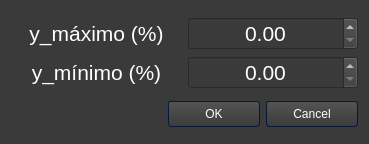
<?xml version="1.0" encoding="UTF-8"?>
<ui version="4.0">
 <class>Dialog</class>
 <widget class="QDialog" name="Dialog">
  <property name="geometry">
   <rect>
    <x>0</x>
    <y>0</y>
    <width>369</width>
    <height>144</height>
   </rect>
  </property>
  <property name="windowTitle">
   <string>Límites de apertura</string>
  </property>
  <property name="windowIcon">
   <iconset resource="resources.qrc">
    <normaloff>:/iconos/logo.png</normaloff>:/iconos/logo.png</iconset>
  </property>
  <property name="styleSheet">
   <string notr="true">/*Copyright (c) DevSec Studio. All rights reserved.

MIT License

Permission is hereby granted, free of charge, to any person obtaining a copy
of this software and associated documentation files (the &quot;Software&quot;), to deal
in the Software without restriction, including without limitation the rights
to use, copy, modify, merge, publish, distribute, sublicense, and/or sell
copies of the Software, and to permit persons to whom the Software is
furnished to do so, subject to the following conditions:

The above copyright notice and this permission notice shall be included in all
copies or substantial portions of the Software.

THE SOFTWARE IS PROVIDED *AS IS*, WITHOUT WARRANTY OF ANY KIND, EXPRESS OR
IMPLIED, INCLUDING BUT NOT LIMITED TO THE WARRANTIES OF MERCHANTABILITY,
FITNESS FOR A PARTICULAR PURPOSE AND NONINFRINGEMENT. IN NO EVENT SHALL THE
AUTHORS OR COPYRIGHT HOLDERS BE LIABLE FOR ANY CLAIM, DAMAGES OR OTHER
LIABILITY, WHETHER IN AN ACTION OF CONTRACT, TORT OR OTHERWISE, ARISING FROM,
OUT OF OR IN CONNECTION WITH THE SOFTWARE OR THE USE OR OTHER DEALINGS IN THE SOFTWARE.
*/

/*-----QWidget-----*/
QWidget
{
	background-color: #3a3a3a;
	color: #fff;
	selection-background-color: #b78620;
	selection-color: #000;

}


/*-----QLabel-----*/
QLabel
{
	background-color: transparent;
	color: #fff;

}


/*-----QMenuBar-----*/
QMenuBar 
{
	background-color: qlineargradient(spread:repeat, x1:1, y1:0, x2:1, y2:1, stop:0 rgba(57, 57, 57, 255),stop:1 rgba(50, 50, 50, 255));
	border: 1px solid #000;
	color: #fff;

}


QMenuBar::item 
{
	background-color: transparent;

}


QMenuBar::item:selected 
{
	background-color: rgba(183, 134, 32, 20%);
	border: 1px solid #b78620;
	color: #fff;

}


QMenuBar::item:pressed 
{
	background-color: rgb(183, 134, 32);
	border: 1px solid #b78620;
	color: #fff;

}


/*-----QMenu-----*/
QMenu
{
    background-color: qlineargradient(spread:repeat, x1:1, y1:0, x2:1, y2:1, stop:0 rgba(57, 57, 57, 255),stop:1 rgba(50, 50, 50, 255));
    border: 1px solid #222;
    padding: 4px;
	color: #fff;

}


QMenu::item
{
    background-color: transparent;
    padding: 2px 20px 2px 20px;

}


QMenu::separator
{
   	background-color: rgb(183, 134, 32);
	height: 1px;

}


QMenu::item:disabled
{
    color: #555;
    background-color: transparent;
    padding: 2px 20px 2px 20px;

}


QMenu::item:selected
{
	background-color: rgba(183, 134, 32, 20%);
	border: 1px solid #b78620;
	color: #fff;

}


/*-----QToolBar-----*/
QToolBar
{
	background-color: qlineargradient(spread:repeat, x1:1, y1:0, x2:1, y2:1, stop:0 rgba(69, 69, 69, 255),stop:1 rgba(58, 58, 58, 255));
	border-top: none;
	border-bottom: 1px solid #4f4f4f;
	border-left: 1px solid #4f4f4f;
	border-right: 1px solid #4f4f4f;

}


QToolBar::separator
{
	background-color: #2e2e2e;
	width: 1px;

}


/*-----QToolButton-----*/
QToolButton 
{
	background-color: transparent;
	color: #fff;
	padding: 5px;
	padding-left: 8px;
	padding-right: 8px;
	margin-left: 1px;
}


QToolButton:hover
{
	background-color: rgba(183, 134, 32, 20%);
	border: 1px solid #b78620;
	color: #fff;
	
}


QToolButton:pressed
{
	background-color: qlineargradient(spread:repeat, x1:1, y1:0, x2:1, y2:1, stop:0 rgba(57, 57, 57, 255),stop:1 rgba(50, 50, 50, 255));
	border: 1px solid #b78620;

}


QToolButton:checked
{
	background-color: qlineargradient(spread:repeat, x1:1, y1:0, x2:1, y2:1, stop:0 rgba(57, 57, 57, 255),stop:1 rgba(50, 50, 50, 255));
	border: 1px solid #222;
}


/*-----QPushButton-----*/
QPushButton
{
	background-color: qlineargradient(spread:repeat, x1:1, y1:0, x2:1, y2:1, stop:0 rgba(84, 84, 84, 255),stop:1 rgba(59, 59, 59, 255));
	color: #ffffff;
	min-width: 80px;
	border-style: solid;
	border-width: 1px;
	border-radius: 3px;
	border-color: #051a39;
	padding: 5px;

}


QPushButton::flat
{
	background-color: transparent;
	border: none;
	color: #fff;

}


QPushButton::disabled
{
	background-color: #404040;
	color: #656565;
	border-color: #051a39;

}


QPushButton::hover
{
	background-color: rgba(183, 134, 32, 20%);
	border: 1px solid #b78620;

}


QPushButton::pressed
{
	background-color: qlineargradient(spread:repeat, x1:1, y1:0, x2:1, y2:1, stop:0 rgba(74, 74, 74, 255),stop:1 rgba(49, 49, 49, 255));
	border: 1px solid #b78620;

}


QPushButton::checked
{
	background-color: qlineargradient(spread:repeat, x1:1, y1:0, x2:1, y2:1, stop:0 rgba(74, 74, 74, 255),stop:1 rgba(49, 49, 49, 255));
	border: 1px solid #222;

}


/*-----QLineEdit-----*/
QLineEdit
{
	background-color: #131313;
	color : #eee;
	border: 1px solid #343434;
	border-radius: 2px;
	padding: 3px;
	padding-left: 5px;

}


/*-----QPlainTExtEdit-----*/
QPlainTextEdit
{
	background-color: #131313;
	color : #eee;
	border: 1px solid #343434;
	border-radius: 2px;
	padding: 3px;
	padding-left: 5px;

}


/*-----QTabBar-----*/
QTabBar::tab
{
	background-color: qlineargradient(spread:repeat, x1:1, y1:0, x2:1, y2:1, stop:0 rgba(84, 84, 84, 255),stop:1 rgba(59, 59, 59, 255));
	color: #ffffff;
	border-style: solid;
	border-width: 1px;
	border-color: #666;
	border-bottom: none;
	padding: 5px;
	padding-left: 15px;
	padding-right: 15px;

}


QTabWidget::pane 
{
	background-color: red;
	border: 1px solid #666;
	top: 1px;

}


QTabBar::tab:last
{
	margin-right: 0; 

}


QTabBar::tab:first:!selected
{
	background-color: #0c0c0d;
	margin-left: 0px;

}


QTabBar::tab:!selected
{
	color: #b1b1b1;
	border-bottom-style: solid;
	background-color: #0c0c0d;

}


QTabBar::tab:selected
{
	margin-bottom: 0px;

}


QTabBar::tab:!selected:hover
{
	border-top-color: #b78620;

}


/*-----QComboBox-----*/
QComboBox
{
    background-color: qlineargradient(spread:repeat, x1:1, y1:0, x2:1, y2:1, stop:0 rgba(84, 84, 84, 255),stop:1 rgba(59, 59, 59, 255));
    border: 1px solid #000;
    padding-left: 6px;
    color: #ffffff;
    height: 20px;

}


QComboBox::disabled
{
	background-color: #404040;
	color: #656565;
	border-color: #051a39;

}


QComboBox:on
{
    background-color: #b78620;
	color: #000;

}


QComboBox QAbstractItemView
{
    background-color: #383838;
    color: #ffffff;
    border: 1px solid black;
    selection-background-color: #b78620;
    outline: 0;

}


QComboBox::drop-down
{
	background-color: qlineargradient(spread:repeat, x1:1, y1:0, x2:1, y2:1, stop:0 rgba(57, 57, 57, 255),stop:1 rgba(50, 50, 50, 255));
    subcontrol-origin: padding;
    subcontrol-position: top right;
    width: 15px;
    border-left-width: 1px;
    border-left-color: black;
    border-left-style: solid; 

}


QComboBox::down-arrow
{
    image: url(://arrow-down.png);
    width: 8px;
    height: 8px;
}


/*-----QSpinBox &amp; QDateTimeEdit-----*/
QSpinBox,
QDateTimeEdit 
{
    background-color: #131313;
	color : #eee;
	border: 1px solid #343434;
	padding: 3px;
	padding-left: 5px;
    border-radius : 2px;

}


QSpinBox::up-button, 
QDateTimeEdit::up-button
{
	border-top-right-radius:2px;
	background-color: #777777;
    width: 16px; 
    border-width: 1px;

}


QSpinBox::up-button:hover, 
QDateTimeEdit::up-button:hover
{
	background-color: #585858;

}


QSpinBox::up-button:pressed, 
QDateTimeEdit::up-button:pressed
{
	background-color: #252525;
    width: 16px; 
    border-width: 1px;

}


QSpinBox::up-arrow,
QDateTimeEdit::up-arrow
{
    image: url(://arrow-up.png);
    width: 7px;
    height: 7px;

}


QSpinBox::down-button, 
QDateTimeEdit::down-button
{
	border-bottom-right-radius:2px;
	background-color: #777777;
    width: 16px; 
    border-width: 1px;

}


QSpinBox::down-button:hover, 
QDateTimeEdit::down-button:hover
{
	background-color: #585858;

}


QSpinBox::down-button:pressed, 
QDateTimeEdit::down-button:pressed
{
	background-color: #252525;
    width: 16px; 
    border-width: 1px;

}


QSpinBox::down-arrow,
QDateTimeEdit::down-arrow
{
    image: url(://arrow-down.png);
    width: 7px;
    height: 7px;

}


/*-----QGroupBox-----*/
QGroupBox 
{
    border: 1px solid;
    border-color: #666666;
	border-radius: 5px;
    margin-top: 20px;

}


QGroupBox::title  
{
    background-color: transparent;
    color: #eee;
    subcontrol-origin: margin;
    padding: 5px;
	border-top-left-radius: 3px;
	border-top-right-radius: 3px;

}


/*-----QHeaderView-----*/
QHeaderView::section
{
    background-color: qlineargradient(spread:repeat, x1:1, y1:0, x2:1, y2:1, stop:0 rgba(60, 60, 60, 255),stop:1 rgba(50, 50, 50, 255));
	border: 1px solid #000;
    color: #fff;
    text-align: left;
	padding: 4px;
	
}


QHeaderView::section:disabled
{
    background-color: #525251;
    color: #656565;

}


QHeaderView::section:checked
{
    background-color: qlineargradient(spread:repeat, x1:1, y1:0, x2:1, y2:1, stop:0 rgba(60, 60, 60, 255),stop:1 rgba(50, 50, 50, 255));
    color: #fff;

}


QHeaderView::section::vertical::first,
QHeaderView::section::vertical::only-one
{
    border-top: 1px solid #353635;

}


QHeaderView::section::vertical
{
    border-top: 1px solid #353635;

}


QHeaderView::section::horizontal::first,
QHeaderView::section::horizontal::only-one
{
    border-left: 1px solid #353635;

}


QHeaderView::section::horizontal
{
    border-left: 1px solid #353635;

}


QTableCornerButton::section
{
    background-color: qlineargradient(spread:repeat, x1:1, y1:0, x2:1, y2:1, stop:0 rgba(60, 60, 60, 255),stop:1 rgba(50, 50, 50, 255));
	border: 1px solid #000;
    color: #fff;

}


/*-----QTreeWidget-----*/
QTreeView
{
	show-decoration-selected: 1;
	alternate-background-color: #3a3a3a;
	selection-color: #fff;
	background-color: #2d2d2d;
	border: 1px solid gray;
	padding-top : 5px;
	color: #fff;
	font: 8pt;

}


QTreeView::item:selected
{
	color:#fff;
	background-color: #b78620;
	border-radius: 0px;

}


QTreeView::item:!selected:hover
{
    background-color: #262626;
    border: none;
    color: white;

}


QTreeView::branch:has-children:!has-siblings:closed,
QTreeView::branch:closed:has-children:has-siblings 
{
	image: url(://tree-closed.png);

}


QTreeView::branch:open:has-children:!has-siblings,
QTreeView::branch:open:has-children:has-siblings  
{
	image: url(://tree-open.png);

}


/*-----QListView-----*/
QListView 
{
	background-color: qlineargradient(spread:repeat, x1:1, y1:0, x2:1, y2:1, stop:0 rgba(83, 83, 83, 255),stop:0.293269 rgba(81, 81, 81, 255),stop:0.634615 rgba(79, 79, 79, 255),stop:1 rgba(83, 83, 83, 255));
    border : none;
    color: white;
    show-decoration-selected: 1; 
    outline: 0;
	border: 1px solid gray;

}


QListView::disabled 
{
	background-color: #656565;
	color: #1b1b1b;
    border: 1px solid #656565;

}


QListView::item 
{
	background-color: #2d2d2d;
    padding: 1px;

}


QListView::item:alternate 
{
    background-color: #3a3a3a;

}


QListView::item:selected 
{
	background-color: #b78620;
	border: 1px solid #b78620;
	color: #fff;

}


QListView::item:selected:!active 
{
	background-color: #b78620;
	border: 1px solid #b78620;
	color: #fff;

}


QListView::item:selected:active 
{
	background-color: #b78620;
	border: 1px solid #b78620;
	color: #fff;

}


QListView::item:hover {
    background-color: #262626;
    border: none;
    color: white;

}


/*-----QCheckBox-----*/
QCheckBox
{
	background-color: transparent;
    color: lightgray;
	border: none;

}


QCheckBox::indicator
{
    background-color: #323232;
    border: 1px solid darkgray;
    width: 12px;
    height: 12px;

}


QCheckBox::indicator:checked
{
    image:url(&quot;./ressources/check.png&quot;);
	background-color: #b78620;
    border: 1px solid #3a546e;

}


QCheckBox::indicator:unchecked:hover
{
	border: 1px solid #b78620; 

}


QCheckBox::disabled
{
	color: #656565;

}


QCheckBox::indicator:disabled
{
	background-color: #656565;
	color: #656565;
    border: 1px solid #656565;

}


/*-----QRadioButton-----*/
QRadioButton 
{
	color: lightgray;
	background-color: transparent;

}


QRadioButton::indicator::unchecked:hover 
{
	background-color: lightgray;
	border: 2px solid #b78620;
	border-radius: 6px;
}


QRadioButton::indicator::checked 
{
	border: 2px solid #b78620;
	border-radius: 6px;
	background-color: rgba(183,134,32,20%);  
	width: 9px; 
	height: 9px; 

}


/*-----QSlider-----*/
QSlider::groove:horizontal 
{
	background-color: transparent;
	height: 3px;

}


QSlider::sub-page:horizontal 
{
	background-color: #b78620;

}


QSlider::add-page:horizontal 
{
	background-color: #131313;

}


QSlider::handle:horizontal 
{
	background-color: #b78620;
	width: 14px;
	margin-top: -6px;
	margin-bottom: -6px;
	border-radius: 6px;

}


QSlider::handle:horizontal:hover 
{
	background-color: #d89e25;
	border-radius: 6px;

}


QSlider::sub-page:horizontal:disabled 
{
	background-color: #bbb;
	border-color: #999;

}


QSlider::add-page:horizontal:disabled 
{
	background-color: #eee;
	border-color: #999;

}


QSlider::handle:horizontal:disabled 
{
	background-color: #eee;
	border: 1px solid #aaa;
	border-radius: 3px;

}


/*-----QScrollBar-----*/
QScrollBar:horizontal
{
    border: 1px solid #222222;
    background-color: #3d3d3d;
    height: 15px;
    margin: 0px 16px 0 16px;

}


QScrollBar::handle:horizontal
{
	background-color: qlineargradient(spread:repeat, x1:1, y1:0, x2:1, y2:1, stop:0 rgba(97, 97, 97, 255),stop:1 rgba(90, 90, 90, 255));
	border: 1px solid #2d2d2d;
    min-height: 20px;

}


QScrollBar::add-line:horizontal
{
	background-color: qlineargradient(spread:repeat, x1:1, y1:0, x2:1, y2:1, stop:0 rgba(97, 97, 97, 255),stop:1 rgba(90, 90, 90, 255));
	border: 1px solid #2d2d2d;
    width: 15px;
    subcontrol-position: right;
    subcontrol-origin: margin;

}


QScrollBar::sub-line:horizontal
{
	background-color: qlineargradient(spread:repeat, x1:1, y1:0, x2:1, y2:1, stop:0 rgba(97, 97, 97, 255),stop:1 rgba(90, 90, 90, 255));
	border: 1px solid #2d2d2d;
    width: 15px;
    subcontrol-position: left;
    subcontrol-origin: margin;

}


QScrollBar::right-arrow:horizontal
{
    image: url(://arrow-right.png);
    width: 6px;
    height: 6px;

}


QScrollBar::left-arrow:horizontal
{
    image: url(://arrow-left.png);
    width: 6px;
    height: 6px;

}


QScrollBar::add-page:horizontal, QScrollBar::sub-page:horizontal
{
    background: none;

}


QScrollBar:vertical
{
    background-color: #3d3d3d;
    width: 16px;
	border: 1px solid #2d2d2d;
    margin: 16px 0px 16px 0px;

}


QScrollBar::handle:vertical
{
    background-color: qlineargradient(spread:repeat, x1:1, y1:0, x2:1, y2:1, stop:0 rgba(97, 97, 97, 255),stop:1 rgba(90, 90, 90, 255));
	border: 1px solid #2d2d2d;
    min-height: 20px;

}


QScrollBar::add-line:vertical
{
	background-color: qlineargradient(spread:repeat, x1:1, y1:0, x2:1, y2:1, stop:0 rgba(97, 97, 97, 255),stop:1 rgba(90, 90, 90, 255));
	border: 1px solid #2d2d2d;
    height: 15px;
    subcontrol-position: bottom;
    subcontrol-origin: margin;

}


QScrollBar::sub-line:vertical
{
	background-color: qlineargradient(spread:repeat, x1:1, y1:0, x2:1, y2:1, stop:0 rgba(97, 97, 97, 255),stop:1 rgba(90, 90, 90, 255));
	border: 1px solid #2d2d2d;
    height: 15px;
    subcontrol-position: top;
    subcontrol-origin: margin;

}


QScrollBar::up-arrow:vertical
{
    image: url(://arrow-up.png);
    width: 6px;
    height: 6px;

}


QScrollBar::down-arrow:vertical
{
    image: url(://arrow-down.png);
    width: 6px;
    height: 6px;

}


QScrollBar::add-page:vertical, QScrollBar::sub-page:vertical
{
    background: none;

}


/*-----QProgressBar-----*/
QProgressBar
{
    border: 1px solid #666666;
    text-align: center;
	color: #000;
	font-weight: bold;

}


QProgressBar::chunk
{
    background-color: #b78620;
    width: 30px;
    margin: 0.5px;

}

</string>
  </property>
  <layout class="QVBoxLayout" name="verticalLayout">
   <item>
    <layout class="QGridLayout" name="gridLayout">
     <item row="0" column="1">
      <widget class="QDoubleSpinBox" name="doubleSpinBox_ymax">
       <property name="font">
        <font>
         <pointsize>16</pointsize>
        </font>
       </property>
       <property name="alignment">
        <set>Qt::AlignmentFlag::AlignCenter</set>
       </property>
      </widget>
     </item>
     <item row="0" column="0">
      <widget class="QLabel" name="label">
       <property name="font">
        <font>
         <pointsize>16</pointsize>
        </font>
       </property>
       <property name="text">
        <string>y_máximo (%)</string>
       </property>
       <property name="alignment">
        <set>Qt::AlignmentFlag::AlignCenter</set>
       </property>
      </widget>
     </item>
     <item row="1" column="0">
      <widget class="QLabel" name="label_2">
       <property name="font">
        <font>
         <pointsize>16</pointsize>
        </font>
       </property>
       <property name="text">
        <string>y_mínimo (%)</string>
       </property>
       <property name="alignment">
        <set>Qt::AlignmentFlag::AlignCenter</set>
       </property>
      </widget>
     </item>
     <item row="1" column="1">
      <widget class="QDoubleSpinBox" name="doubleSpinBox_ymin">
       <property name="font">
        <font>
         <pointsize>16</pointsize>
        </font>
       </property>
       <property name="alignment">
        <set>Qt::AlignmentFlag::AlignCenter</set>
       </property>
      </widget>
     </item>
    </layout>
   </item>
   <item>
    <widget class="QDialogButtonBox" name="buttonBox">
     <property name="orientation">
      <enum>Qt::Orientation::Horizontal</enum>
     </property>
     <property name="standardButtons">
      <set>QDialogButtonBox::StandardButton::Cancel|QDialogButtonBox::StandardButton::Ok</set>
     </property>
    </widget>
   </item>
  </layout>
 </widget>
 <resources>
  <include location="resources.qrc"/>
 </resources>
 <connections>
  <connection>
   <sender>buttonBox</sender>
   <signal>accepted()</signal>
   <receiver>Dialog</receiver>
   <slot>accept()</slot>
   <hints>
    <hint type="sourcelabel">
     <x>248</x>
     <y>254</y>
    </hint>
    <hint type="destinationlabel">
     <x>157</x>
     <y>274</y>
    </hint>
   </hints>
  </connection>
  <connection>
   <sender>buttonBox</sender>
   <signal>rejected()</signal>
   <receiver>Dialog</receiver>
   <slot>reject()</slot>
   <hints>
    <hint type="sourcelabel">
     <x>316</x>
     <y>260</y>
    </hint>
    <hint type="destinationlabel">
     <x>286</x>
     <y>274</y>
    </hint>
   </hints>
  </connection>
 </connections>
</ui>
